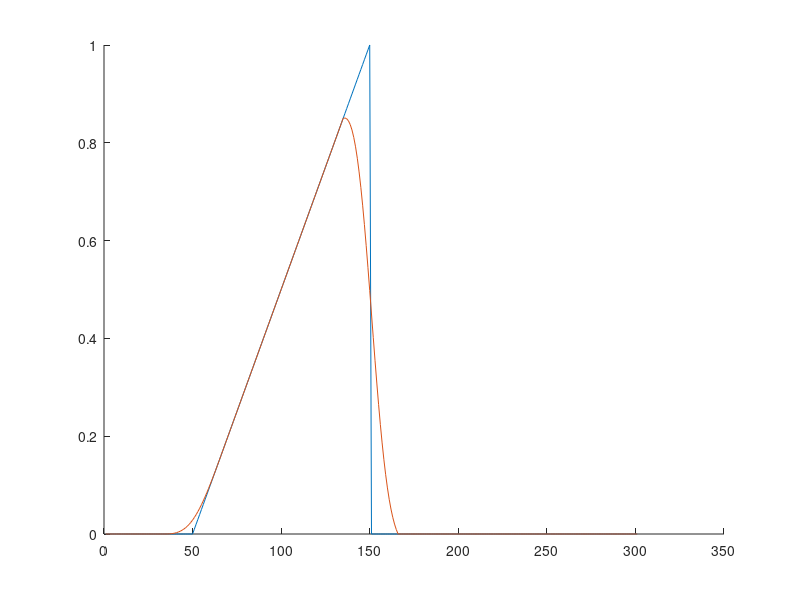

Write the MATLAB code that produced this figure.
n = 301;
h = 15;
gamma = 8;

d = zeros(2*h+1,1);
for k = 1:2*h+1
    d(k) = exp(-(k-h-1)^2/(2*gamma^2));
end
d = d ./ sum(d);

A = toeplitz([d(h+1:end); zeros(n-h-1,1)]);

[U, S, V] = svd(A);


r = 1;
Ar = U(:,1:r) * S(1:r,1:r) * V(:,1:r)';
while norm(A - Ar) > 1e-2
    r  = r + 1;
    Ar = U(:,1:r) * S(1:r,1:r) * V(:,1:r)';
end

disp(norm(A-Ar));


x = [zeros(49, 1); linspace(0,1,101)'; zeros(n-150,1)];
hold on
plot(x);
plot(A*x);
hold off

disp(norm(x-A*x,"inf"))



rng(1000); w = 0.01 * randn(n, 1);
y = A*x + w;


r = 20;
invAr = V(:,1:r) * diag(1./diag(S(1:r,1:r))) * U(:,1:r)';
disp(norm(x - invAr*y, "inf"));

a = 0.15;
s = diag(S);
s1 = s ./ (s.^2 + a^2);

S1 = diag(s1);
inv_A = V * S1 * U';
rek_x = inv_A * x;
disp(max(rek_x));